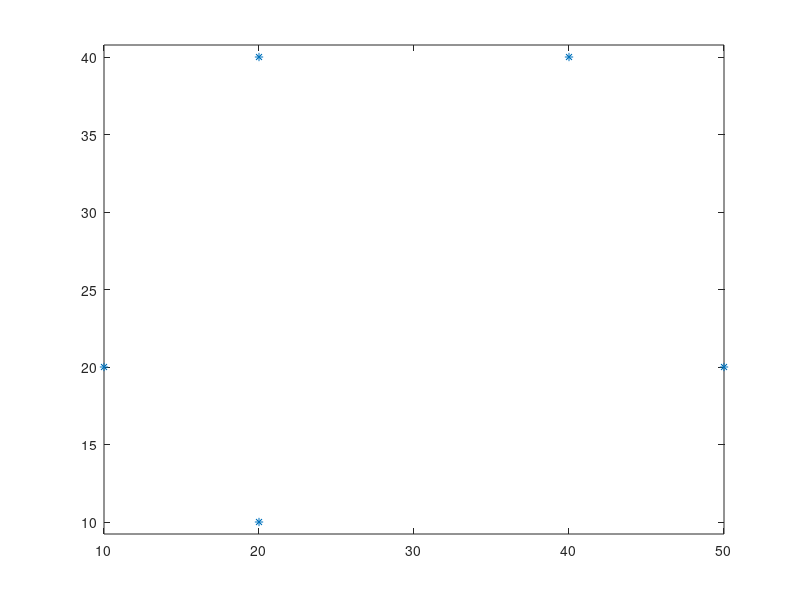

Source code (MATLAB): (Note: this script raises an error after producing the figure.)
clear
px=[10,20,40,50,20];
py=[20,40,40,20,10];
plot(px,py,'*')
axis equal; hold on;
syms a4 a3 a2 a1 a0 b4 b3 b2 b1 b0 t
x(t)=a4*t^4+a3*t^3+a2*t^2+a1*t+a0;
y(t)=b4*t^4+b3*t^3+b2*t^2+b1*t+b0;
t0=0; t1=1; t2=2; t3=3; t4=4;
e=[x(t0)==px(1),...
    x(t1)==px(2),...
    x(t2)==px(3),...
    x(t3)==px(4),...
    x(t4)==px(5)]
s=solve(e,[a4 a3 a2 a1 a0])
hx=subs(x,[a4 a3 a2 a1 a0],[s.a4 s.a3 s.a2 s.a1 s.a0])
e=[y(t0)==py(1),...
    y(t1)==py(2),...
    y(t2)==py(3),...
    y(t3)==py(4),...
    y(t4)==py(5)]
s=solve(e,[b4 b3 b2 b1 b0])
hy=subs(y,[b4 b3 b2 b1 b0],[s.b4 s.b3 s.b2 s.b1 s.b0])
fplot(hx,hy,[t0 t4])
%when t=0.5
t5=0.5;
dx=diff(hx,t); dy=diff(hy,t);
qx=[hx(t5)]; qy=[hy(t5)];
plot(qx,qy,'.','MarkerSize',20)
quiver(qx,qy,dx(t5),dy(t5))